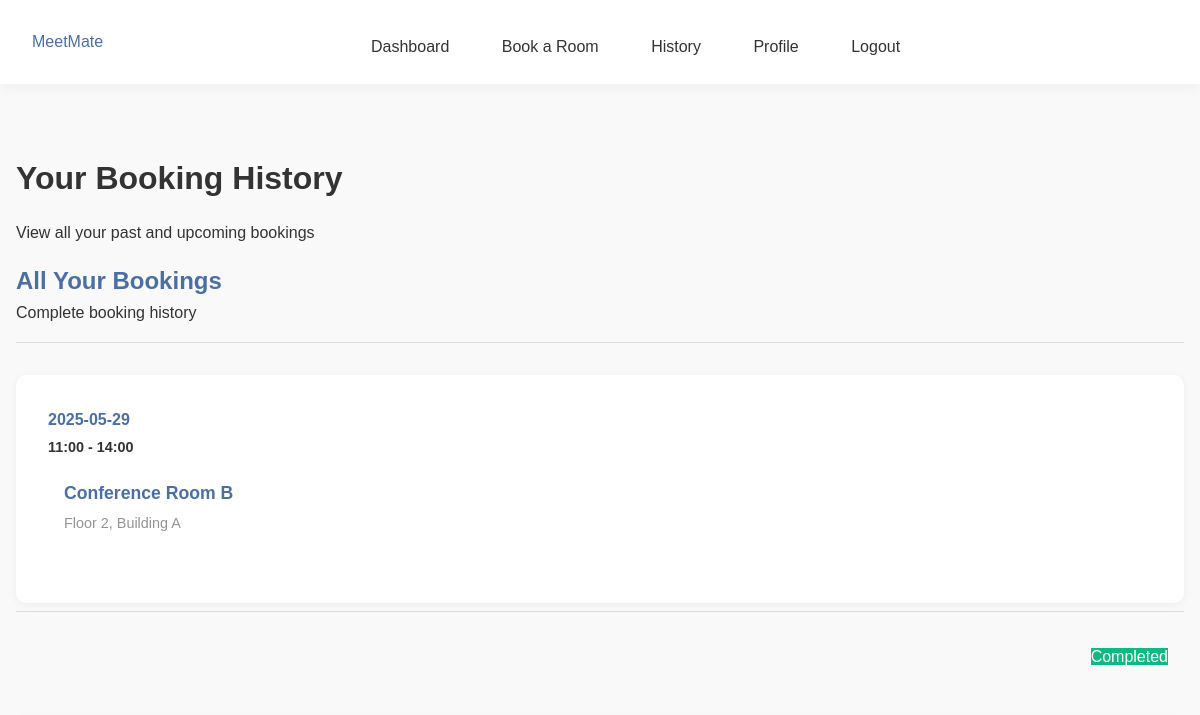
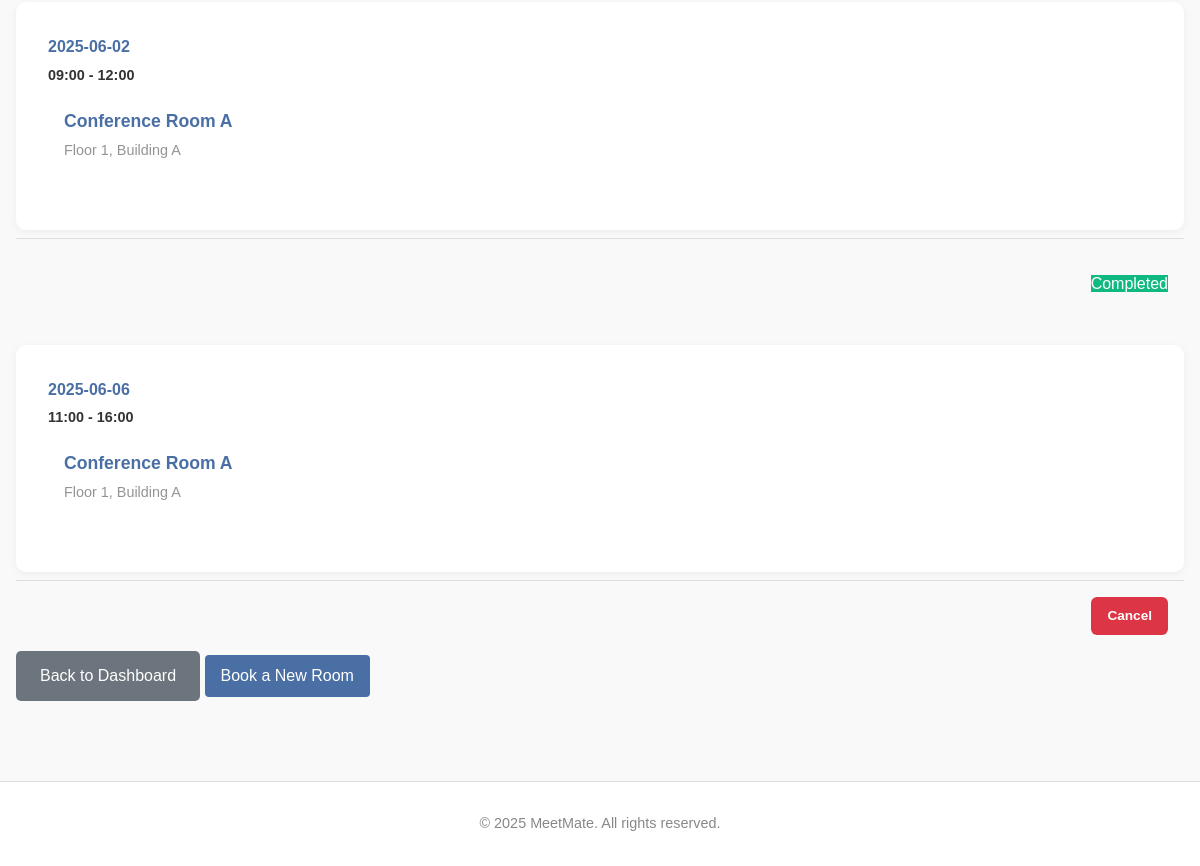
/history (signed in), run on an earlier commit of the app's database (2 pictures, top to bottom).
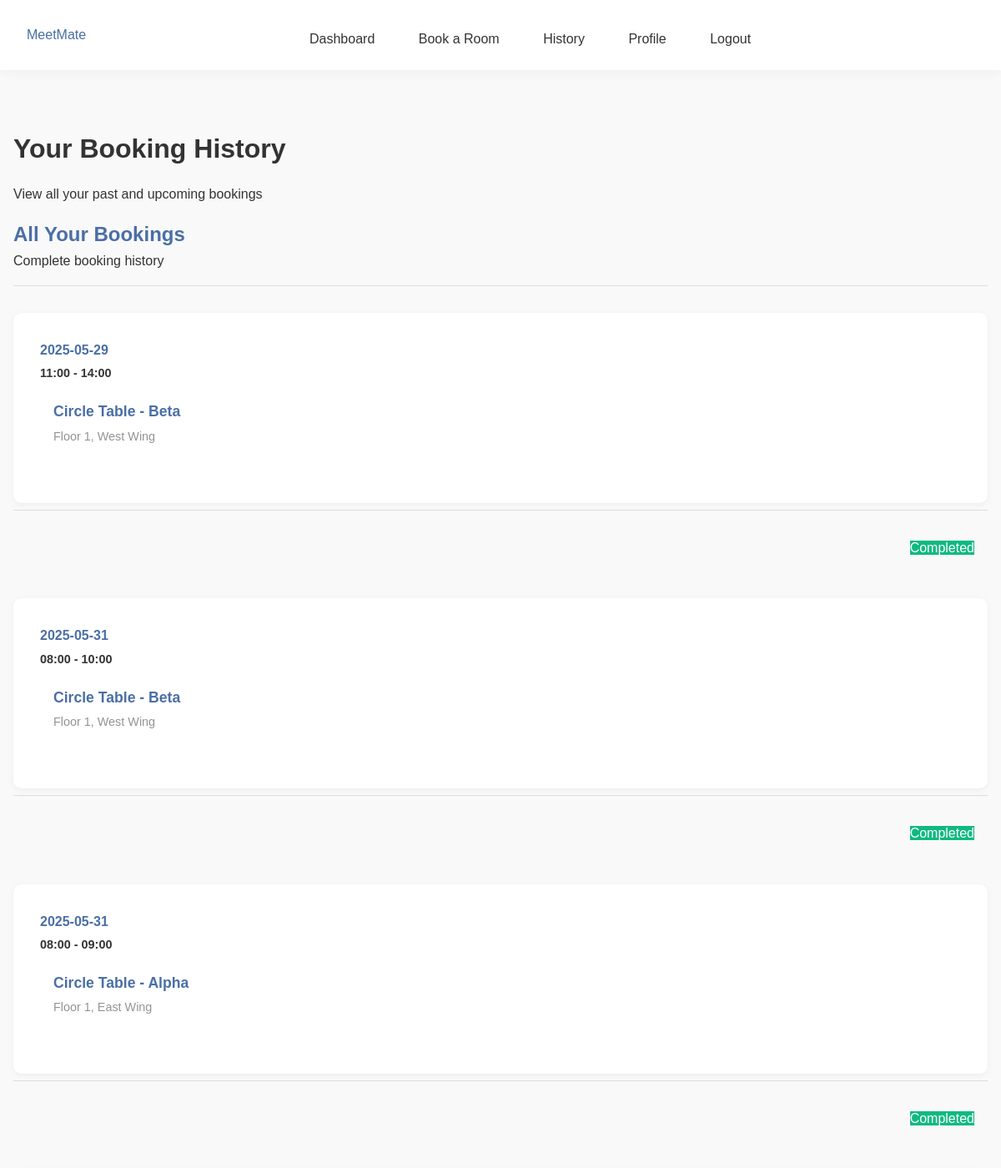
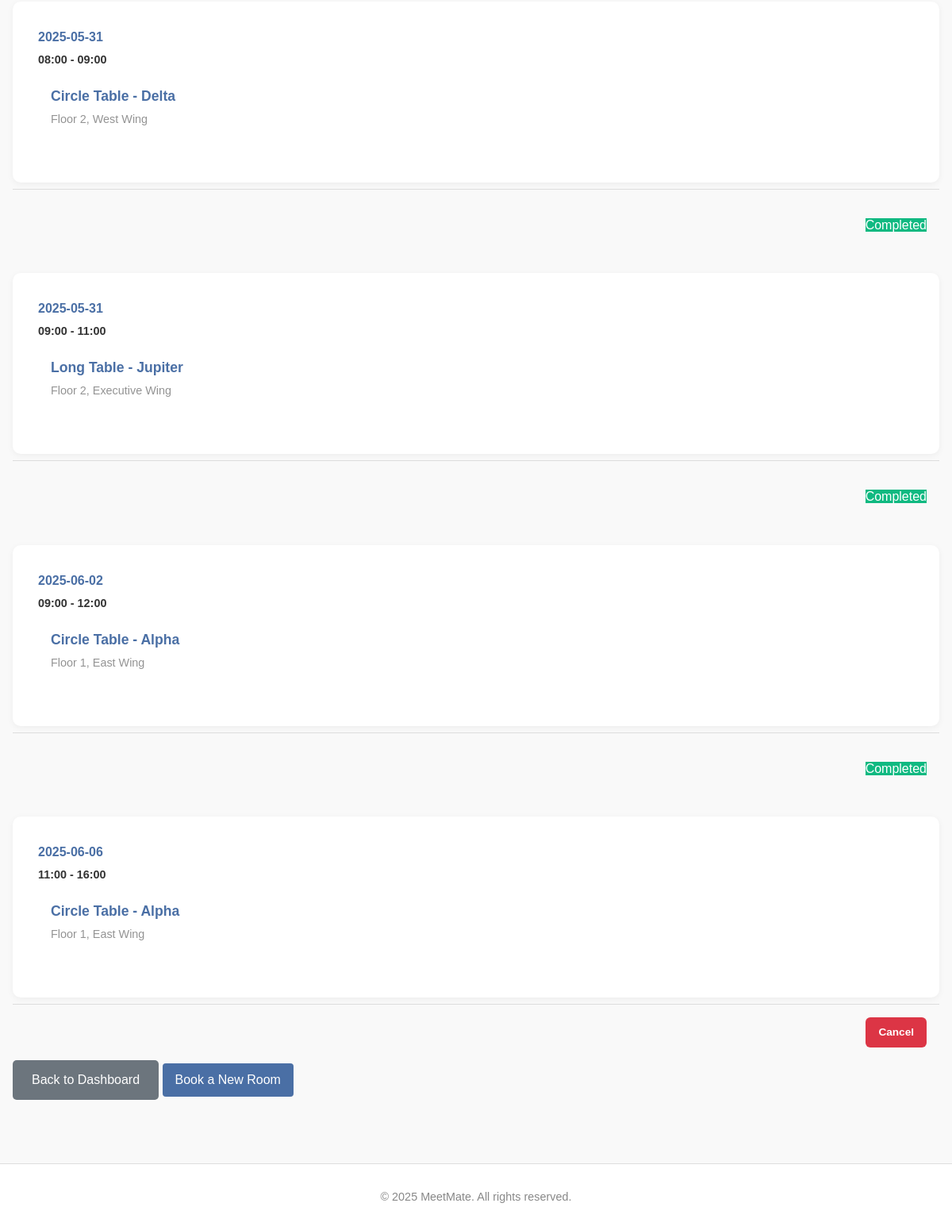
And on a later commit of the database (2 pictures, top to bottom).
### tables this page shows
CREATE TABLE bookings (
                id INTEGER PRIMARY KEY AUTOINCREMENT,
                user_id INTEGER NOT NULL,
                room_id INTEGER NOT NULL,
                date TEXT NOT NULL,
                time_start TEXT NOT NULL,
                time_end TEXT NOT NULL,
                booking_admin_id INTEGER,
                notes TEXT,
                FOREIGN KEY (user_id) REFERENCES users (id),
                FOREIGN KEY (room_id) REFERENCES rooms (id),
                FOREIGN KEY (booking_admin_id) REFERENCES users (id)
            );

CREATE TABLE rooms (
                id INTEGER PRIMARY KEY AUTOINCREMENT,
                name TEXT NOT NULL,
                location TEXT NOT NULL,
                capacity INTEGER NOT NULL
            , room_type TEXT DEFAULT "conference");

### app.py (the view)
@app.route('/history')
@login_required
def history():
    user_id = session['user_id']
    user_bookings = get_user_bookings(user_id)
    now = datetime.now()
    current_date = now.date()
    current_time = now.time()
    for booking in user_bookings:
        booking_date = date.fromisoformat(booking['date'])
        booking_start_time = time.fromisoformat(booking['time_start'] + ':00' if len(booking['time_start']) == 5 else booking['time_start'])
        if booking_date > current_date:
            booking['can_cancel'] = True
            booking['status'] = None
        elif booking_date == current_date:
            booking['can_cancel'] = current_time < booking_start_time
            booking['status'] = 'Complete' if current_time >= booking_start_time else None
        else:
            booking['can_cancel'] = False
            booking['status'] = 'Complete'
    return render_template('history.html', bookings=user_bookings)

### app.py (called while the page is built)
def get_database_path():
    app_directory = app.root_path
    instance_directory = os.path.join(app_directory, 'instance')
    os.makedirs(instance_directory, exist_ok=True)
    database_path = os.path.join(instance_directory, 'meetmate.db')
    return database_path

def get_database_connection():
    db_path = get_database_path()
    connection = sqlite3.connect(db_path)
    connection.row_factory = sqlite3.Row
    return connection

def get_user_by_id(user_id):
    connection = get_database_connection()
    cursor = connection.cursor()
    cursor.execute("SELECT * FROM users WHERE id = ?", (user_id,))
    user = cursor.fetchone()
    connection.close()
    if user:
        return dict(user)
    return None

def get_user_bookings(user_id):
    connection = get_database_connection()
    cursor = connection.cursor()
    cursor.execute('''
        SELECT
            b.id,
            b.date,
            b.time_start,
            b.time_end,
            b.notes,
            r.name as room_name,
            r.location as room_location
        FROM bookings b
        JOIN rooms r ON b.room_id = r.id
        WHERE b.user_id = ?
        ORDER BY b.date, b.time_start
    ''', (user_id,))
    bookings = cursor.fetchall()
    connection.close()
    return [dict(booking) for booking in bookings]

def login_required(f):
    @wraps(f)
    def decorated_function(*args, **kwargs):
        if 'user_id' not in session:
            flash('Please login to access this page', 'error')
            return redirect(url_for('login'))
        user = get_user_by_id(session['user_id'])
        if not user:
            session.clear()
            flash('Your account is no longer valid. Please login again.', 'warning')
            return redirect(url_for('login'))
        return f(*args, **kwargs)
    return decorated_function

### templates/history.html (shortened to what this page needs)
{% extends "base.html" %}
{% block content %}
<div class="history-page">
    <h1>Your Booking History</h1>
    <p>View all your past and upcoming bookings</p>
    <div class="history-section">
        <div class="section-card">
            <div class="section-header">
                <h2>All Your Bookings</h2>
                <span class="subtitle">Complete booking history</span>
            </div>
            {% if bookings %}
                <div class="bookings-list">
                    {% for booking in bookings %}
                        <div class="booking-item">
                            <div class="booking-info">
                                <div class="booking-date">
                                    {{ booking.date }}
                                </div>
                                <div class="booking-time">
                                    {{ booking.time_start }} - {{ booking.time_end }}
                                </div>
                                <div class="booking-details">
                                    <strong>{{ booking.room_name }}</strong>
                                    <div class="booking-location">
                                        {{ booking.room_location }}
                                    </div>
                                </div>
                            </div>
                            <div class="booking-actions">
                                {% if booking.can_cancel %}
                                    <a href="{{ url_for('cancel_booking', booking_id=booking.id) }}"
                                       class="btn btn-danger btn-small"
                                       onclick="return confirm('Are you sure you want to cancel this booking?')">
                                        Cancel
                                    </a>
                                {% else %}
                                    <div class="booking-status">
                                        <span class="status-completed">
                                            Completed
                                        </span>
                                    </div>
                                {% endif %}
                            </div>
                        </div>
                    {% endfor %}
                </div>
            {% else %}
                <div class="no-bookings">
                    <p>You don't have any bookings yet</p>
                    <a href="{{ url_for('booking') }}" class="btn btn-primary">Book Your First Room</a>
                </div>
            {% endif %}
        </div>
    </div>
    <div class="page-actions">
        <a href="{{ url_for('dashboard') }}" class="btn btn-secondary">Back to Dashboard</a>
        <a href="{{ url_for('booking') }}" class="btn btn-primary">Book a New Room</a>
    </div>
</div>
{% endblock %}

### templates/base.html (shortened to what this page needs)
<!DOCTYPE html>
<html>
    <head>
        <link rel="stylesheet" type="text/css" href="{{ url_for('static', filename='css/style.css')}}" />
        <link rel="stylesheet" type="text/css" href="{{ url_for('static', filename='css/admin-additions.css')}}" />
        <link rel="stylesheet" href="https://cdnjs.cloudflare.com/ajax/libs/font-awesome/6.0.0/css/all.min.css">
    </head>
    <body>        <header>
            <div class="header-content">
                <div class="logo">
                    <a href="{{ url_for('index') }}">MeetMate</a>
                </div>
                <nav>
                    <ul>
                        {% if session.user_id %}
                            <li><a href="{{ url_for('dashboard') }}">Dashboard</a></li>
                            {% if session.role != 'admin' %}
                                <li><a href="{{ url_for('booking') }}">Book a Room</a></li>
                                <li><a href="{{ url_for('history') }}">History</a></li>
                            {% endif %}
                            <li><a href="{{ url_for('profile') }}">Profile</a></li>
                            <li><a href="{{ url_for('logout') }}">Logout</a></li>
                        {% else %}
                            <li><a href="{{ url_for('about') }}">About</a></li>
                            <li><a href="{{ url_for('index') }}">Home</a></li>
                            <li><a href="{{ url_for('register') }}">Register</a></li>
                        {% endif %}
                    </ul>
                </nav>
            </div>
        </header>
        <div class="container">
            {% block content %}{% endblock %}
        </div>
        <footer>
            <p>&copy; 2025 MeetMate. All rights reserved.</p>
        </footer>
    </body>
</html>

### static/css/style.css (style rules this page uses)
body { font-family: Arial, sans-serif; line-height: 1.6; color: #333; background-color: #f9f9f9; margin: 0; padding: 0; }
h1, h2, h3, h4, h5, h6 { margin-bottom: 1rem; font-weight: bold; }
a { text-decoration: none; color: #4a6fa5; }
.container { max-width: 1200px; margin: 0 auto; padding: 1rem; min-height: 500px; }
header { background-color: white; box-shadow: 0 2px 15px rgba(0, 0, 0, 0.05); padding: 1rem 2rem; position: sticky; top: 0; z-index: 100; }
header .header-content { display: flex; justify-content: space-between; align-items: center; }
.logo { flex: 0 0 auto; }
nav { flex: 1 1 auto; text-align: center; }
nav ul { list-style: none; padding: 0; margin: 10px 0 0 0; text-align: center; }
nav ul li { display: inline-block; margin: 0 1rem; }
nav ul li a { color: #333; padding: 0.5rem; display: block; }
footer { text-align: center; padding: 1rem; background-color: white; border-top: 1px solid #ddd; color: #888; font-size: 0.9rem; margin-top: 2rem; }
.btn { display: inline-block; padding: 0.5rem 1rem; background-color: #4a6fa5; color: white; border: none; border-radius: 4px; cursor: pointer; font-size: 1rem; text-decoration: none; }
.btn-primary { background-color: #4a6fa5; }
.btn-danger { background-color: #dc3545; }
.section-header { margin-bottom: 1.5rem; border-bottom: 1px solid #ddd; padding-bottom: 1rem; }
.section-header h2 { color: #4a6fa5; margin: 0; }
.bookings-list { margin: 0; padding: 0; list-style: none; }
.booking-location { font-size: 0.875rem; opacity: 0.9; }
.booking-details { padding: 1rem; }
.booking-date, .booking-time { margin-bottom: 0.5rem; }
.booking-actions { padding: 1rem; border-top: 1px solid #ddd; text-align: right; }
.booking-info { margin-bottom: 0.5rem; }
.booking-time { color: #4a6fa5; font-weight: bold; font-size: 0.9rem; margin-bottom: 0.25rem; }
.booking-details strong { color: #333; font-size: 0.95rem; }
.booking-info { background: white; padding: 2rem; border-radius: 10px; box-shadow: 0 2px 8px rgba(0, 0, 0, 0.05); margin-top: 2rem; }
.confirmation-details, .booking-details { margin-bottom: 2rem; }
.history-page { padding: 2rem 0; }
.booking-date { font-weight: bold; color: #4a6fa5; margin-bottom: 0.25rem; }
.booking-time { color: #333; }
.booking-details { margin-bottom: 1rem; }
.booking-details strong { color: #4a6fa5; font-size: 1.1rem; display: block; margin-bottom: 0.25rem; }
.booking-location { color: #888; font-size: 0.9rem; margin-bottom: 0.25rem; }
.booking-actions { text-align: right; }
.booking-actions .btn { padding: 0.5rem 1rem; font-size: 0.85rem; font-weight: bold; border-radius: 6px; text-decoration: none; }
.booking-status { text-align: right; margin-top: 1rem; }
.status-completed { background: #10b981; color: white; }
.btn-secondary { background-color: #6c757d; color: white; border: none; padding: 0.75rem 1.5rem; border-radius: 5px; cursor: pointer; font-size: 1rem; text-decoration: none; display: inline-flex; align-items: center; gap: 0.5rem; transition: background-color 0.3s ease; }

What changed in the data, as far as the page shows it:
changed through a linked row, bookings (number 1 of 7 on the later page): room_name "Conference Room B" → "Circle Table - Beta"; room_location "Floor 2, Building A" → "Floor 1, West Wing"
added bookings: date "2025-05-31", time_start "08:00", time_end "10:00", room_name "Circle Table - Beta", room_location "Floor 1, West Wing", shows "Completed"
added bookings: date "2025-05-31", time_start "08:00", time_end "09:00", room_name "Circle Table - Alpha", room_location "Floor 1, East Wing", shows "Completed"
added bookings: date "2025-05-31", time_start "08:00", time_end "09:00", room_name "Circle Table - Delta", room_location "Floor 2, West Wing", shows "Completed"
added bookings: date "2025-05-31", time_start "09:00", time_end "11:00", room_name "Long Table - Jupiter", room_location "Floor 2, Executive Wing", shows "Completed"
changed through a linked row, bookings (number 6 of 7 on the later page): room_name "Conference Room A" → "Circle Table - Alpha"; room_location "Floor 1, Building A" → "Floor 1, East Wing"
changed through a linked row, bookings (number 7 of 7 on the later page): room_name "Conference Room A" → "Circle Table - Alpha"; room_location "Floor 1, Building A" → "Floor 1, East Wing"
